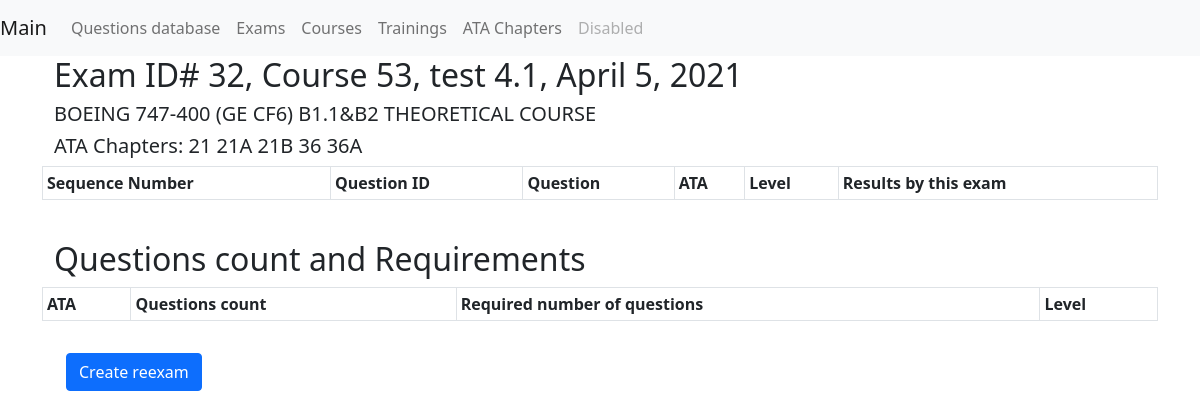
The page /mcq_gen/exams/32/details on the database its author committed.
### mcq_gen/models.py (models this page shows, shortened)
class BaseModel(models.Model):
    objects = models.Manager()
    class Meta:
        abstract = True

class Exam(BaseModel):
    date = models.DateField()
    course = models.ForeignKey(
        Course, on_delete=models.CASCADE, related_name='exams')
    ata_chapters = models.ManyToManyField(AtaChapter)
    questions = models.ManyToManyField(Question)
    note_for_examiner = models.CharField(max_length=50)

class Course(BaseModel):
    training = models.ForeignKey(
        Training, on_delete=models.CASCADE, related_name='courses')
    course_number = models.CharField(max_length=50)

class Training(BaseModel):
    name = models.CharField(max_length=100)

class AtaChapter(BaseModel):
    ata_digit = models.CharField(max_length=10)
    ata_description = models.CharField(max_length=300)

### mcq_gen/views.py (the view)
def exam_details(request, exam_id):
    exam = services.get_exam_by_id(exam_id)
    is_it_second_reexam = services.is_it_second_reexam(exam)
    is_it_reexam = services.is_it_reexam(exam)
    is_exam_checked = services.is_exam_checked(exam)
    context = {'exam': exam,
               'is_it_reexam': is_it_reexam,
               'is_it_second_reexam': is_it_second_reexam,
               'is_exam_checked': is_exam_checked}
    return render(request, 'exam_details.html', context)

### mcq_gen/services.py (called while the page is built)
def is_it_second_reexam(exam):
    pre_exams = exam.course.exams.filter(
        ~Q(id=exam.id), id__lt=exam.id, ata_chapters__in=exam.ata_chapters.all(), course=exam.course).distinct()
    if pre_exams.count() == 2:
        return True
    else:
        return False

def is_it_reexam(exam):
    pre_exams = exam.course.exams.filter(
        ~Q(id=exam.id), id__lt=exam.id, ata_chapters__in=exam.ata_chapters.all(), course=exam.course).distinct()
    if pre_exams.count() == 0:
        return False
    else:
        return True

def is_exam_checked(exam):
    if exam.results.count() == exam.course.students.count() * exam.questions.count():
        return True
    else:
        return False

def get_exam_by_id(exam_id):
    return Exam.objects.filter(id=exam_id).first()

### mcq_gen/templates/exam_details.html (shortened to what this page needs)
{% extends 'base.html' %}
{% block content %}
    <div class="container">
        <div class="row">
            <h2>Exam ID# {{ exam.id }}, {{ exam.note_for_examiner }}, {{ exam.date }}</h2>
            <h5>{{ exam.course.training.name }}</h5>
            <h5>
                ATA Chapters:
                {% for ata in exam.ata_chapters.all %}{{ ata.ata_digit }}&nbsp{% endfor %}
            </h5>
            <table id="exam_question_details"
                   class="table table-sm table-hover table-bordered table-stripped">
                <thead>
                    <tr>
                        <th>Sequence Number</th>
                        <th>Question ID</th>
                        <th>Question</th>
                        <th>ATA</th>
                        <th>Level</th>
                        {% if is_exam_checked %}<th>Results by this exam</th>{% endif %}
                    </tr>
                </thead>
            </table>
        </div>
        <div class="row mt-4">
            <h2>Questions count and Requirements</h2>
            <table id="count_questions_by_ata"
                   class="table table-sm table-hover table-bordered">
                <thead>
                    <tr>
                        <th>ATA</th>
                        <th>Questions count</th>
                        <th>Required number of questions</th>
                        <th>Level</th>
                    </tr>
                </thead>
            </table>
        </div>
        <div class="container mt-3">
            {% if not is_it_second_reexam %}
                {% url 'create_reexam' exam.id as the_url_to_reexam %}
                <a href="{{ the_url_to_reexam }}" type="button" class="btn btn-primary">Create reexam</a>
            {% endif %}
        </div>
    </div>
{% endblock content %}

### rows shown on the page
Exam: id "32", note_for_examiner "Course 53, test 4.1", date "April 5, 2021", course.training.name "BOEING 747-400 (GE CF6) B1.1&B2 THEORETICAL COURSE"
AtaChapter: ata_digit "21"
AtaChapter: ata_digit "21A"
AtaChapter: ata_digit "21B"
AtaChapter: ata_digit "36"
AtaChapter: ata_digit "36A"
